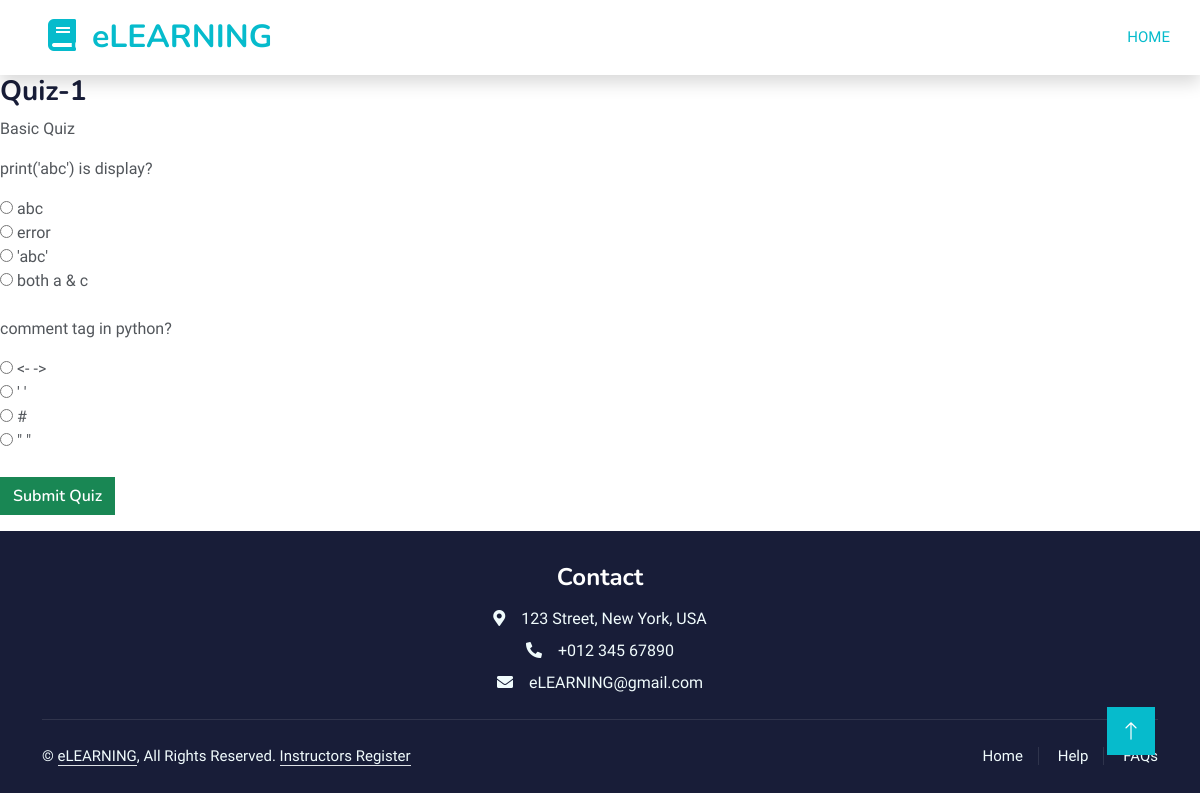
The page /quiz/1/ (signed in) on the database its author committed.
### courses_app/models.py (models this page shows, shortened)
class Quiz(models.Model):
    instructor = models.ForeignKey(CustomUser, on_delete=models.CASCADE, related_name="quizzes", null=True, blank=True)
    course = models.ForeignKey(Course, on_delete=models.CASCADE)
    title = models.CharField(max_length=255)
    description = models.TextField()
    created_at = models.DateTimeField(auto_now_add=True)

class Question(models.Model):
    quiz = models.ForeignKey(Quiz, on_delete=models.CASCADE, related_name="questions")
    text = models.CharField(max_length=512)  # Question text
    option_a = models.CharField(max_length=256)
    option_b = models.CharField(max_length=256)
    option_c = models.CharField(max_length=256)
    option_d = models.CharField(max_length=256)
    correct_option = models.CharField(max_length=1)  # 'A', 'B', 'C', or 'D'

### courses_app/views.py (the view, shortened to what this page needs)
# urls.py: path('quiz/<int:quiz_id>/', views.student_quiz, name='student_quiz'),
@login_required
def student_quiz(request, quiz_id):
    quiz = get_object_or_404(Quiz, id=quiz_id)
    questions = quiz.questions.all()
    return render(request, 'courses_app/attempt_quiz.html', {
        'quiz': quiz,
        'questions': questions,
    })

### courses_app/templates/courses_app/attempt_quiz.html (shortened to what this page needs)
{% extends 'courses_app/layout.html' %}
{% block navbar %}
<div class="navbar-nav ms-auto p-4 p-lg-0">
    <a href="{% url 'students_dashboard' %}" class="nav-item nav-link active">Home</a>
</div>
{% endblock %}
{% block content %}
<h3>{{ quiz.title }}</h3>
<p>{{ quiz.description }}</p>
<form method="POST">
    {% for question in questions %}
        <div>
            <p>{{ question.text }}</p>
            <label>
                <input type="radio" name="question_{{ question.id }}" value="A"> {{ question.option_a }}
            </label><br>
            <label>
                <input type="radio" name="question_{{ question.id }}" value="B"> {{ question.option_b }}
            </label><br>
            <label>
                <input type="radio" name="question_{{ question.id }}" value="C"> {{ question.option_c }}
            </label><br>
            <label>
                <input type="radio" name="question_{{ question.id }}" value="D"> {{ question.option_d }}
            </label><br><br>
        </div>
    {% endfor %}
    <button type="submit" class="btn btn-success">Submit Quiz</button>
</form>
{% endblock %}

### courses_app/static/css/style.css (style rules this page uses)
.btn { font-family: 'Nunito', sans-serif; font-weight: 600; transition: .5s; }
.navbar-light .navbar-nav .nav-link { margin-right: 30px; padding: 25px 0; color: #FFFFFF; font-size: 15px; text-transform: uppercase; outline: none; }
.navbar-light .navbar-nav .nav-link:hover, .navbar-light .navbar-nav .nav-link.active { color: var(--primary); }
.navbar-light .navbar-nav .nav-link { color: var(--dark); font-weight: 500; }

### rows shown on the page
Quiz: title "Quiz-1", description "Basic Quiz"
Question: text "print('abc') is display?", option_a "abc", option_b "error", option_c "'abc'", option_d "both a & c"
Question: text "comment tag in python?", option_a "<- ->", option_b "' '", option_c "#", option_d "\" \""
